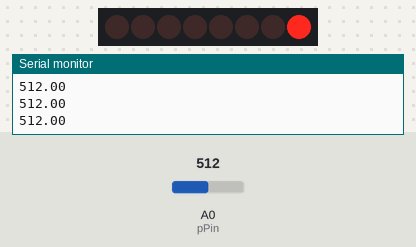
Bench run of a sketch on a simulated Arduino Uno, built with avr-gcc and run on an emulated ATmega328P. On the bench: 8 shift-register outputs drawn as a row of LEDs (first output left, lit = HIGH), the last lines printed to the serial monitor. Wiring (inferred from the names in the program): shift register (74HC595): data pin 12; shift clock pin 9; latch pin 11. Wiring (inferred from the signals the program sends): row of LEDs: on Q0, Q1, Q2, Q3, Q4, Q5, Q6, Q7. Inputs (shaded band) come from the test bench; at power-on: A0 (pPin) = 512.

Above: at 1.2 s.
1.3 s: A0 (pPin) set to 505
At 2.2 s:
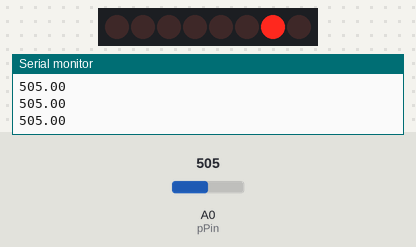
2.8 s: A0 (pPin) set to 306
At 3.3 s:
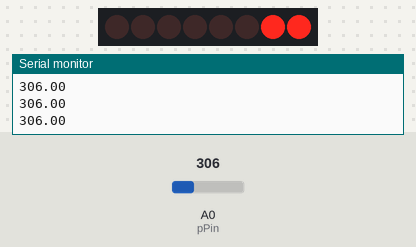
4.3 s: A0 (pPin) set to 122
At 5.5 s:
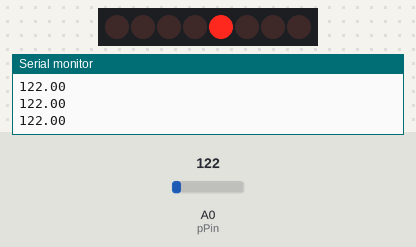
5.8 s: A0 (pPin) set to 0
At 6.8 s:
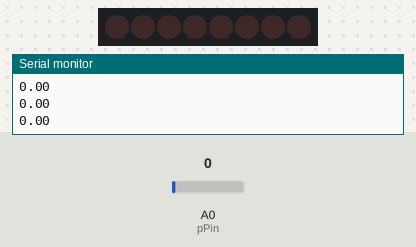
7.3 s: A0 (pPin) set to 511
At 8.0 s:
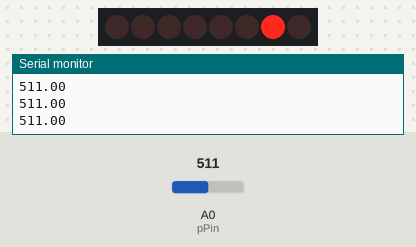
8.8 s: A0 (pPin) set to 716
At 10.2 s:
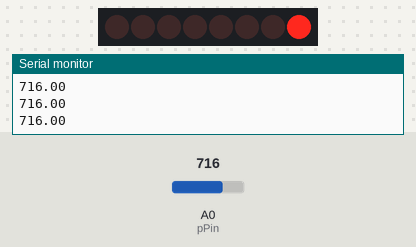
Timing chart, 0 to 11.3 s (numbered marks = the images above; inputs shaded):
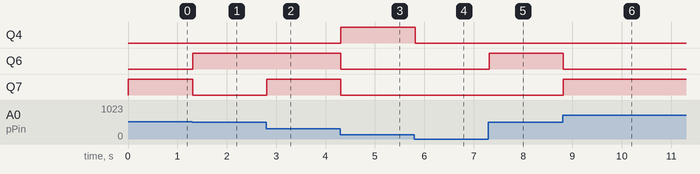

The sketch:

Parallel_Shift_Register_Led_Lights.ino
```cpp
int latchPin = 11;
int clockPin = 9;
int pPin = A0;
float pVal;
int dataPin = 12;

byte leds;
void setup() {
  // put your setup code here, to run once:
  Serial.begin(9600);
  pinMode(latchPin,OUTPUT);
  pinMode(clockPin,OUTPUT);
  pinMode(dataPin,OUTPUT);
  pinMode(pPin,INPUT);
}

void loop() {
  // put your main code here, to run repeatedly:
  pVal = analogRead(pPin);
  Serial.println(pVal);
  pVal = 1023./(pVal/8.);
  leds = (pVal/8);
  digitalWrite(latchPin,LOW);
  shiftOut(dataPin,clockPin,LSBFIRST,leds);
  digitalWrite(latchPin,HIGH);
}
```

Measured:
- the behaviour switches between 512 and 511 on A0 (pPin) (found by bisection; images 0 and 1)
- after the input at 1.3 s, Q6: LOW → HIGH at once; Q7: HIGH → LOW at once
- after the input at 2.8 s, Q7: LOW → HIGH at once
- after the input at 4.3 s, Q4: LOW → HIGH at once; Q6, Q7: HIGH → LOW at once
- after the input at 5.8 s, Q4: HIGH → LOW at once
- after the input at 7.3 s, Q6: LOW → HIGH at once
- after the input at 8.8 s, Q6: HIGH → LOW at once; Q7: LOW → HIGH at once
